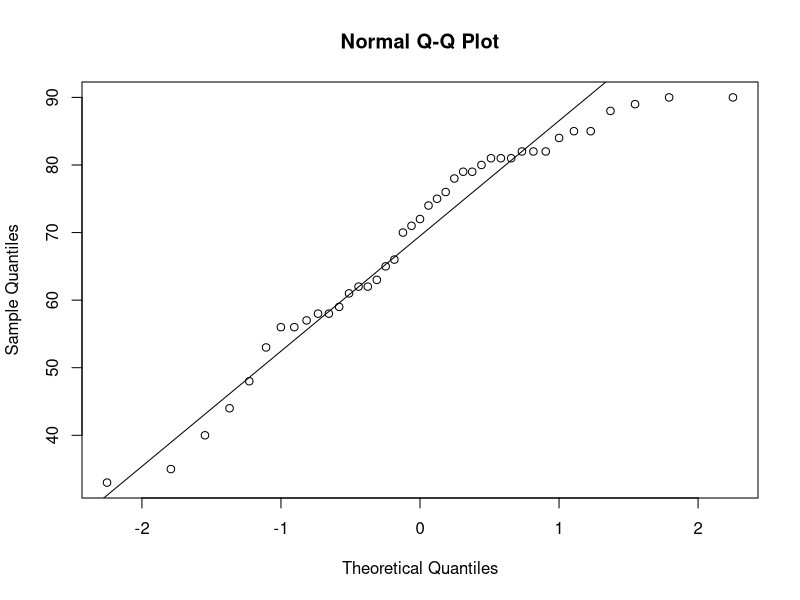
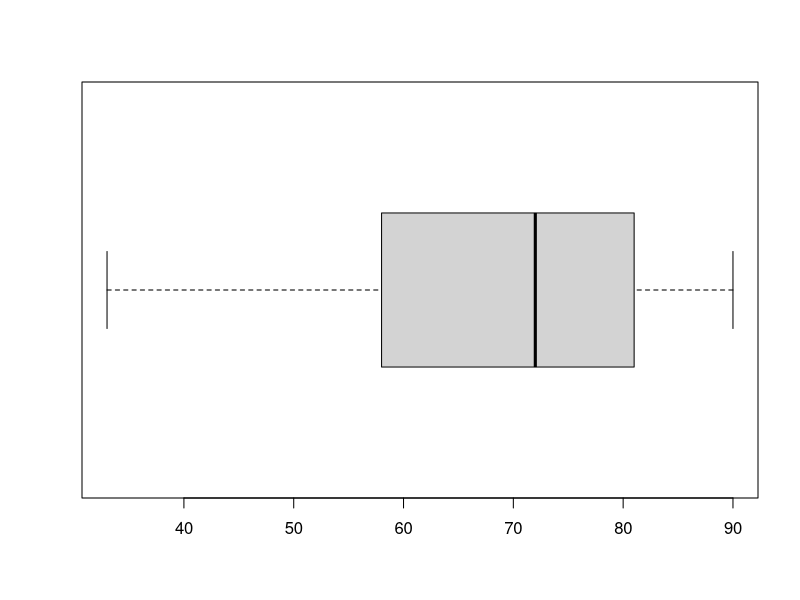
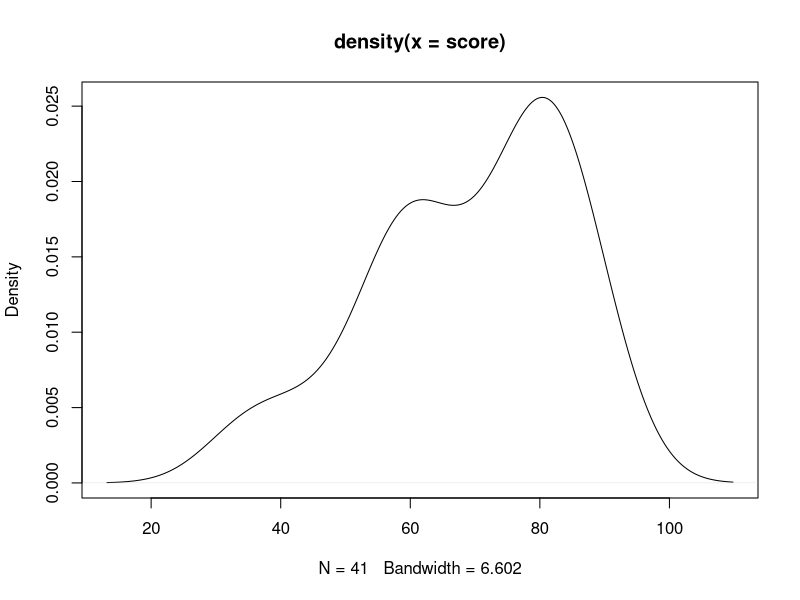

Write R code to recreate these figures, in order.
score<- c(90,81,72,58,90,81,71,58,89,81,70,57,88,80,66,56,85,79,65,56,85,79,
          63,53,84,78,62,48,82,76,62,44,82,75,61,40,82,74,59,35,33)
qqnorm(score)
qqline(score)
ratio<- IQR(score)/sqrt(var(score))
ratio
# a) Since most of the data is concentrated around identity line and ratio is
# is around 1.491, we can say that data is normally distributed.

boxplot(score,horizontal = TRUE)
plot(density(score))
median(score)
mean(score)

# b) After seeing the density plot we can say that this is bimodal with
# two peaks, Most of the data is concentrated around mean and median between
# 60 and 80

